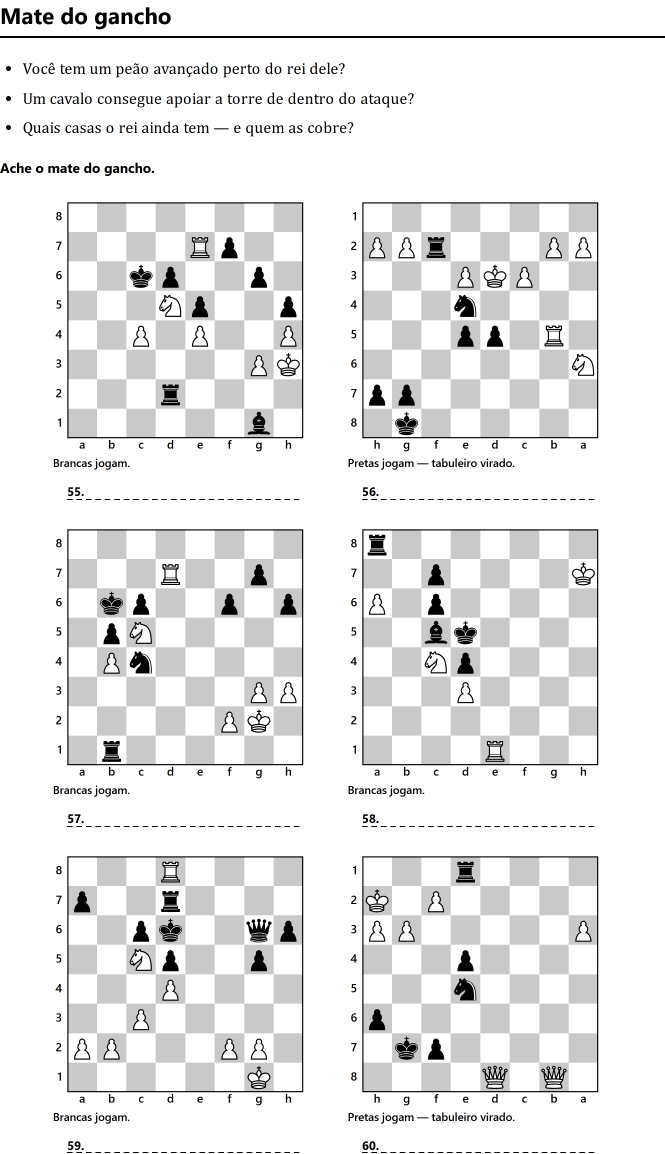
#> input picture .conferencia/mista.png, 1995 x 3462 px (shown at 1/3 size)
$ python professor.py ../.conferencia/mista.png
#> lines starting #> are read from the running program, lines starting #| are printed output that depends on the picture; after the words box and inside, x2 and y2 are one past the last pixel; in counts of white or black regions, pixels touching at a corner belong together
#> in main, original is the input picture: PIL image 1995x3462 RGB; mean R, G, B 233.8, 233.8, 233.8
#| origem: mista.png, 1995×3462, RGB
"""O retrato do professor, a partir do PNG original.

    python scripts/professor.py "C:/Users/Lenovo/Downloads/Untitled design.png"

## Por que existe um script, e por que ele é Python

Este é o **primeiro asset de imagem versionado do projeto** — até 8/9/2026 não
havia nenhum PNG, JPG ou avatar em lugar nenhum. Um raster que entra no
repositório sem o caminho de volta é um arquivo que ninguém consegue regerar
quando a arte mudar; então o caminho de volta é este arquivo, e ele é Python
porque o Pillow é a ferramenta de recorte que já existe nesta máquina.

Ele **não** roda em `npm run`, e é de propósito: nada do site depende dele em
tempo de build. É ferramenta de mão, executada quando a arte muda.

## Um busto solto, e não uma cabeça num balãozinho

A primeira versão recortava um quadrado do rosto e o punha num círculo com aro
e fundo próprio. Foi recusada na tela, e a recusa está certa: o círculo tem
outra cor que a do painel, o aro desenha um contorno, e o resultado lê como
**uma foto colada** em vez de alguém que está ali.

O molde é o treinador do chess.com, visto na aula "Espetos": ele aparece
**inteiro dentro do quadro** — cabeça, pescoço e o começo do tronco —, sem
moldura, sem disco de fundo e sem aro. O que faz o desenho pertencer à cena é
justamente não ter borda nenhuma: o alfa encosta direto no painel.

## A troca de arte em 9/9/2026, e o recorte que finalmente mostra o terno

A segunda arte (`Untitled design.png`, 1020×1611) é uma ilustração vetorial já
pensada como avatar de busto — terno cinza, camisa, gravata e um broche teal do
clube na lapela —, e não uma foto de corpo inteiro como a primeira. O fundo
branco sai do mesmo jeito (componente conexo, ver abaixo).

**A figura não encosta em borda lateral nenhuma**, diferente da primeira arte.
Medida linha a linha: a cabeça começa em y=124, o pescoço afunila em y≈924
(373 px de largura), o paletó abre e chega ao **pico de 957 px em y=1150**,
depois estreita de volta até uma ponta em y≈1446 — um fecho decorativo sem
conteúdo anatômico. O broche do clube fica em `x 706..765, y 1236..1327`.

### O defeito que este recorte veio corrigir

O corte anterior era `(31, 124, 1014, 1150)` com rampa de alfa de 0,12. Ele
continha o começo do paletó, mas **a rampa começava exatamente onde o terno
começava**: medido no WebP que ele gerava, o alfa máximo era 0,85 em y≈1052 e
0,36 em y≈1106. O terno estava lá e não aparecia. Na miniatura de 112 px o
resultado era uma cabeça flutuando sobre um véu claro.

### Por que a largura é 760, e por que o pé desce até o fim da figura

Ir mais fundo com a largura cheia (`31..1014`) é a armadilha: com papel sobrando
dos dois lados na altura do ombro, a silhueta **incha e volta a estreitar dentro
do quadro**, e a 112 px isso vira uma mancha triangular tipo capa.

O que resolve é **estreitar o quadro** até o paletó sair pelas laterais. Em
`x 140..900` o pico de y=1150 (que vai de x=44 a x=1000) é cortado com folga nos
dois lados, e o cinza atravessa a moldura em vez de fechar dentro dela — o corpo
lê como "continua fora do quadro", que é o que o treinador do chess.com faz. É o
mesmo motivo de o alfa encostar no painel: o que integra a figura à cena é ela
não ter contorno próprio. De quebra, quadro estreito é figura ampliada: a cabeça
sai com 88 px de largura contra os 73 que um recorte de 920 daria.

**E o pé desce até y=1450, que é abaixo da ponta em que a figura acaba
sozinha (y≈1446).** Um recorte que para antes disso precisa de rampa de alfa
para o corte não virar linha, e uma rampa larga o bastante para funcionar
**clareia o terno** — ver `DISSOLVE`, e a razão inteira está lá. Descendo até o
fim não há corte no desenho e não há nada a disfarçar.

O corte final é `(140, 112, 900, 1450)`, 760×1338 — retrato, razão 0,57, que a
112 px de largura dá **197 px de altura**. Nele o paletó tem cinza cheio até
embaixo, a lapela em V e o colarinho branco dão estrutura, e o broche teal lê
como ponto de cor.

## O pin do clube, e o que ele não entrega

O broche na lapela é, medido: um cavalo em mosaico de quadradinhos teal (~81 px
de largura na arte, uns 10 ladrilhos de 7 a 9 px) e, abaixo dele, uma tarja com
o wordmark **"Clube de Xadrez"** em serifa versalete.

**O wordmark não é legível, e não há recorte que resolva.** A altura de
caixa-alta dele é ~8,6 px na arte-mãe e o traço fino da serifa fica **abaixo de
1,5 px** — abaixo de 1,5 px o traço não sobrevive à rasterização: vira cinza, e
não linha. A arte é raster, não vetor, então ampliar não recupera o que não foi
escrito. Os patamares, medidos:

| Largura do pin na tela | O que o aluno vê |
| --- | --- |
| ~28 px (é o do painel, a 112 px) | "uma peça de xadrez azul" |
| ~45–60 px | reconhece que é um **cavalo** |
| ~95 px (a arte em 1:1, o teto) | o mosaico, e uma tarja escura texturizada |
| ~130–150 px | só aqui ele **leria** "Clube de Xadrez" — e não existe |

Por isso `professor-inteiro-v1.webp` sai em resolução **nativa** (983×1346) e
sem reamostragem: é literalmente tudo o que a arte tem. Conferido na tela, num
navegador de 1440×900 o pin fica com **31 px** — o cavalo se reconhece, a
plaquinha lê como borrão claro. Para o texto ser lido seria preciso outra coisa
— uma exportação da arte em resolução maior, ou o logotipo do clube entrando
como elemento próprio (ele existe em 4149×4160, fora do repositório).

## O fundo, e a armadilha do limiar

O original tem fundo **branco puro**, sólido, sem canal alfa. Sobre o papel do
site (`#ebf0ec`, um cinza esverdeado) um retângulo branco puro apareceria como
a mancha mais clara da tela inteira. Ele tem de sair.

**O recorte não pode ser por limiar global de branco.** A esclera dos olhos, o
brilho dos dentes e o branco da gravata também passam de 235 em todos os
canais: um limiar simples **fura os olhos** do desenho. Por isso o fundo é
achado por **componente conexo** — o branco que encosta na borda da imagem é
fundo; o branco cercado de traço escuro é olho, dente ou detalhe do desenho, e
fica. O script imprime quantas ilhas brancas internas preservou, que é a prova
de que os olhos sobreviveram.

A borda vetorial é limpa e o cabelo é massa sólida, sem fios soltos: o contorno
é complexo em forma e trivial em opacidade. Uma faixa de 2 px junto ao fundo
recebe alfa proporcional (o serrilhado do original) e tem a cor
"descontaminada" do branco que a compunha — sem isso, o retrato ganharia uma
auréola clara no dia em que o tema escuro voltar.

## O arquivo

`public/professor-v3.webp`, 360 px de largura — o dobro da maior exibição
(~180 px, no painel de fim). Ao lado do comentário ele aparece com ~112 px, que
é a escala em que o treinador do chess.com aparece na aula deles.

O nome carrega a versão porque é a doutrina de cache do `next.config.ts`
(`immutable`, um ano): **trocar os bytes exige trocar o nome.**

**E o número pulou o 2 porque a doutrina foi violada e cobrou na hora.** Durante
esta troca de arte o `-v2` foi gerado três vezes com recortes diferentes e o
mesmo nome; o navegador continuou servindo os primeiros bytes, e o retrato com o
véu que já tinha sido corrigido continuava na tela — inclusive medido: o `<img>`
anunciava a razão nova (360×634) e o layout usava a antiga (360×498), porque
`h-auto` segue o bitmap carregado, não o atributo. O `-v2` está queimado nos
caches que o viram. Regra prática para a próxima arte: **um número novo por
tentativa que chega ao navegador**, não um por arte.
"""

import sys
from pathlib import Path

import numpy as np
from PIL import Image
from scipy import ndimage

RAIZ = Path(__file__).resolve().parent.parent
SAIDA = RAIZ / "public"

# Um pixel é "quase branco" quando o canal mais escuro dele passa disto. 248
# deixa de fora o tom de pele mais claro do desenho com folga, e ainda pega o
# serrilhado do fundo.
LIMIAR = 248
# A faixa junto ao fundo que ganha alfa proporcional, em pixels.
SUAVIZACAO = 2
# O busto: o recorte escolhido na folha de contato — ver "A troca de arte em
# 9/9/2026" acima. Cada um destes quatro números foi medido na arte, e a largura
# estreita (760, contra os 959 que a figura chega a ocupar) é o que corta o
# paletó nas laterais em vez de deixá-lo fechar dentro do quadro.
BUSTO = (140, 112, 900, 1450)
# Quanto da altura do busto dissolve no pé. **Zero, e isso é uma correção.**
#
# A rampa existia para o corte de baixo não terminar em linha reta, e na arte
# antiga — em que o corte caía no meio de uma faixa larga de paletó — ela era o
# certo. Neste recorte ela virou o defeito: sobre o papel claro, baixar o alfa
# do cinza do terno **clareia** o cinza, e o Doug leu na tela exatamente isso,
# "uma camada branca por cima do terno, como se estivesse fadeaway". Não era
# ilusão nem banda de Mach: é o que a rampa faz, e neste corte ela come o terno
# inteiro em vez de só a borda.
#
# O que a substitui não é uma rampa melhor — é um corte que não precisa de
# rampa. `BUSTO` desce até y=1450, que é **abaixo da ponta em que a figura
# termina sozinha** (y≈1446): não há corte no desenho, então não há linha para
# disfarçar. A constante fica, com valor 0, porque é o parâmetro que documenta a
# decisão; `dissolver_o_pe` devolve a imagem intacta quando ela é zero.
DISSOLVE = 0.0
LARGURA = 360
# O retrato de perto, que o aluno abre clicando no professor. Sai na resolução
# NATIVA, sem reamostrar nada — ver "O pin do clube, e o que ele não entrega".
#
# **E o recorte é OUTRO: a figura inteira, sem cortar ombro nenhum.** O do
# painel é estreito de propósito, para o paletó sair pelas laterais e não virar
# mancha de capa a 112 px. Solto dentro de um cartão de diálogo, esse mesmo
# corte lê como defeito: a figura encosta na borda e o ombro parece decepado.
#
# Trocar de recorte **não custa nada ao pin**, e isso é aritmética, não gosto: o
# pin na tela vale `59 × altura_exibida / altura_do_recorte`, e a largura não
# entra na conta. 1338 px de recorte estreito dão 31,0 px de pin a 702 px de
# altura; 1346 px de figura inteira dão 30,8. A diferença é meio pixel.
#
# A caixa é a da figura (`x 43..1002`, `y 124..1446`, medida) com 12 px de
# margem em volta — inclusive em cima, diferente do recorte do painel, onde a
# cabeça encosta no topo.
INTEIRO = (31, 112, 1014, 1458)


def sem_fundo(imagem: Image.Image) -> Image.Image:
    """O PNG com alfa, com o branco de fora removido e os brancos de dentro não."""
    rgb = np.asarray(imagem.convert("RGB")).astype(np.int16)
    canal_mais_escuro = rgb.min(axis=2)
    quase_branco = canal_mais_escuro >= LIMIAR
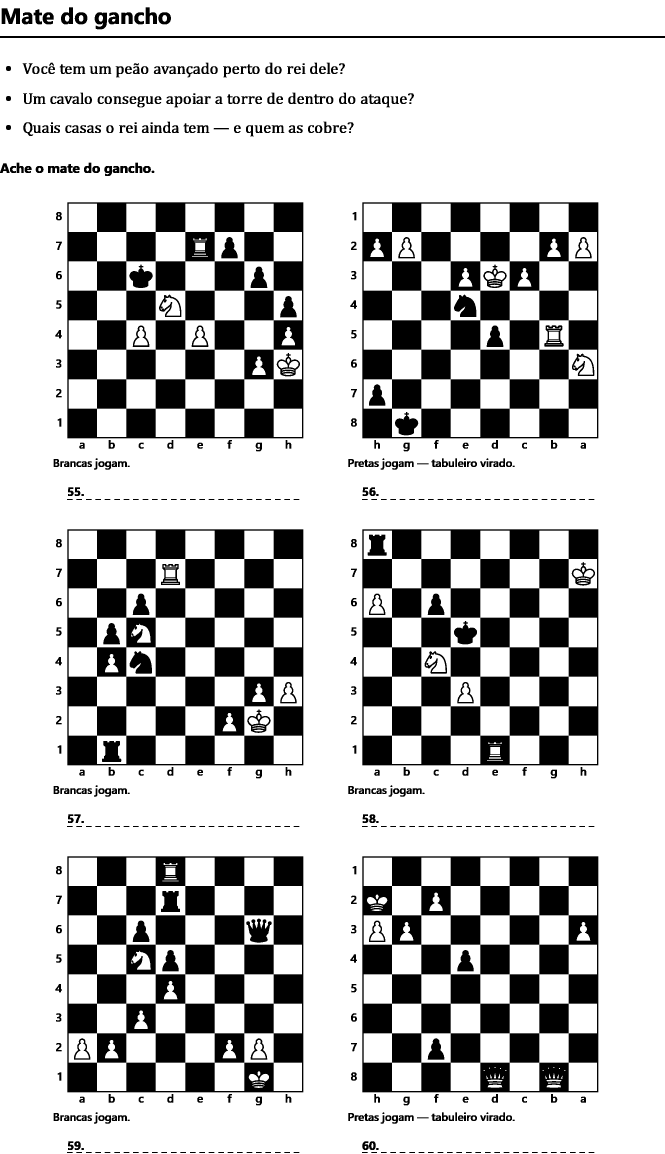
#> quase_branco: shape (3462, 1995) bool (shown at 1/3 size); 75.4% white; 577 black regions, largest, box (x1, y1, x2, y2) and area: (1087, 1588, 1795, 2296) 255168, (202, 607, 910, 1315) 252753, (1087, 607, 1795, 1315) 251401

    # Componentes conexos do branco. O que encosta na borda da imagem é fundo;
    # o resto é olho, dente ou brilho, e fica opaco.
    rotulos, quantos = ndimage.label(quase_branco)
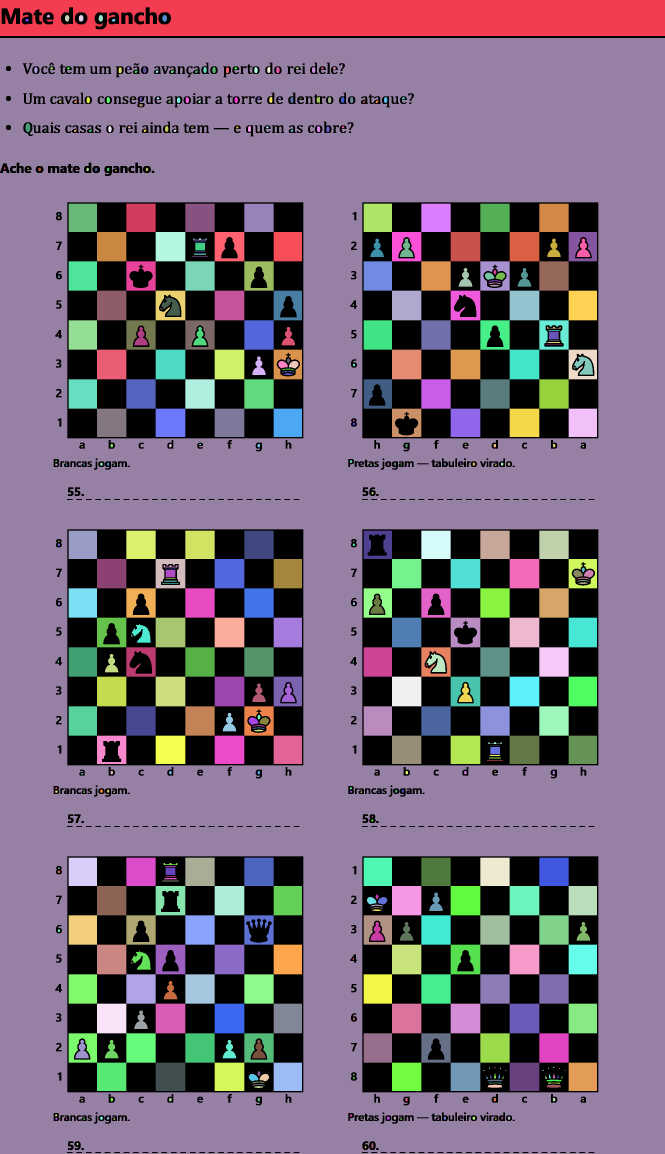
#> rotulos: shape (3462, 1995) int32 (shown at 1/3 size); 543 distinct labels, from 0 to 542; one colour per label, 0 black
#> quantos = 542
    da_borda = set(rotulos[0, :]) | set(rotulos[-1, :]) | set(rotulos[:, 0]) | set(rotulos[:, -1])
#> da_borda = 3 items
    da_borda.discard(0)
    fundo = np.isin(rotulos, list(da_borda))
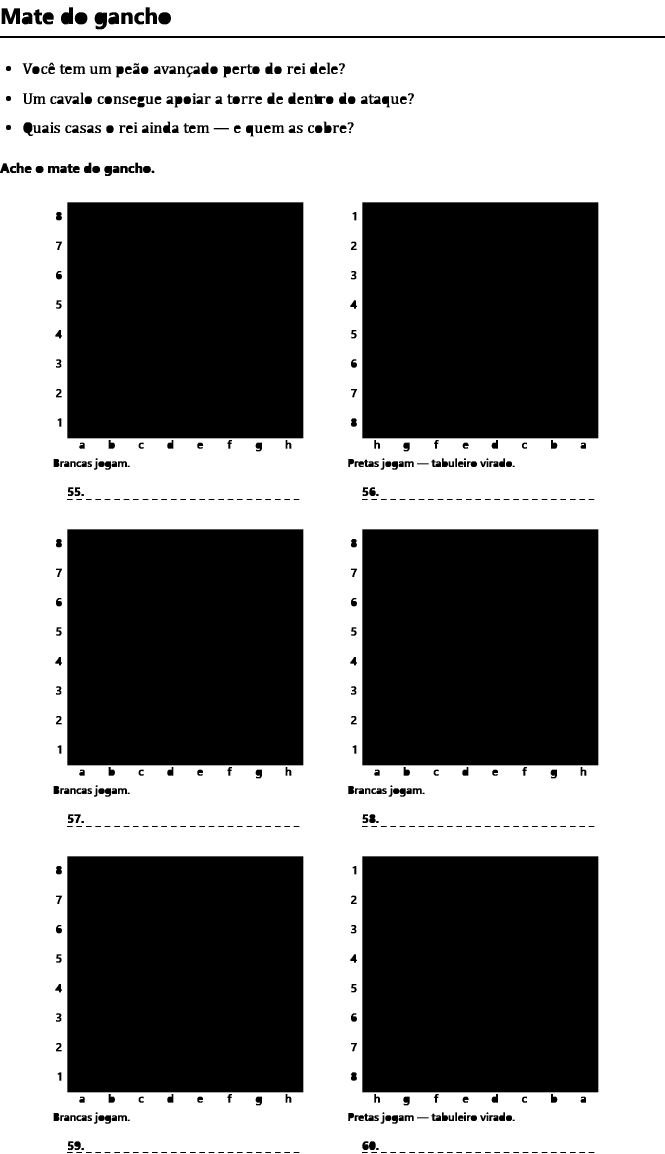
#> fundo: shape (3462, 1995) bool (shown at 1/3 size); 54.6% white; 537 black regions, largest, box (x1, y1, x2, y2) and area: (202, 607, 910, 1315) 501264, (1087, 607, 1795, 1315) 501264, (202, 1588, 910, 2296) 501264

    internas = quantos - len(da_borda)
#> internas = 540
    print(f"  ilhas brancas: {quantos} no total, {len(da_borda)} de fundo, {internas} preservadas")
#|   ilhas brancas: 542 no total, 2 de fundo, 540 preservadas
    print(f"  fundo removido: {100 * fundo.mean():.1f}% da área")
#|   fundo removido: 54.6% da área

    alfa = np.where(fundo, 0.0, 1.0)

    # A faixa de serrilhado: alfa proporcional a quão longe do branco o pixel
    # está. Um pixel de fundo puro dá 0; um a 24 níveis de distância dá 1.
    perto = ndimage.binary_dilation(fundo, iterations=SUAVIZACAO) & ~fundo
#> perto: shape (3462, 1995) bool; 1.6% white in thin lines or dots
    rampa = np.clip((LIMIAR - canal_mais_escuro) / 24.0, 0.0, 1.0)
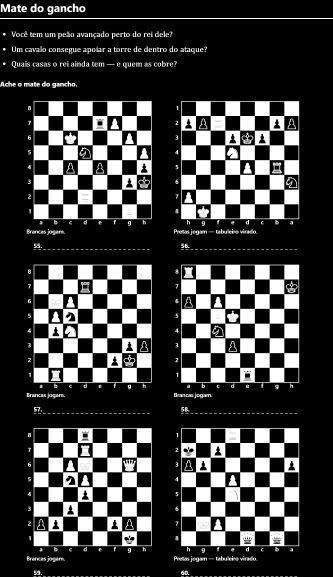
#> rampa: shape (3462, 1995) float64 (shown at 1/6 size); min 0, max 1, mean 0.245
    alfa = np.where(perto, rampa, alfa)
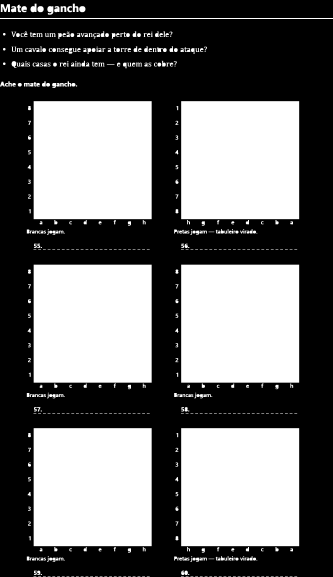
#> alfa: shape (3462, 1995) float64 (shown at 1/6 size); min 0, max 1, mean 0.454

    # Descontaminação: o pixel da faixa é uma mistura da cor real com o branco
    # do fundo. Desfazer a mistura é o que impede a auréola clara sobre
    # superfície escura. `C = (Cobs - (1-a)*255) / a`, com o alfa baixo demais
    # deixado como está (ali a cor não é vista de qualquer jeito).
    limpo = rgb.astype(np.float64)
    vale = perto & (alfa > 0.15)
#> vale: shape (3462, 1995) bool; 1.6% white in thin lines or dots
    a3 = alfa[..., None]
    limpo = np.where(vale[..., None], (limpo - (1 - a3) * 255.0) / np.maximum(a3, 1e-6), limpo)

    rgba = np.dstack([np.clip(limpo, 0, 255), alfa * 255.0]).astype(np.uint8)
    return Image.fromarray(rgba, "RGBA")


def dissolver_o_pe(imagem: Image.Image, fracao: float) -> Image.Image:
    """Uma rampa de alfa no pé, para um corte de ombro não terminar em linha reta.

    **Hoje `DISSOLVE` é 0 e esta função é passagem** — o recorte atual desce
    abaixo da ponta em que a figura acaba sozinha, então não há corte a
    disfarçar. Ela fica porque o parâmetro é o que documenta a escolha, e porque
    uma arte futura que corte no meio do tronco vai precisar dela de novo.

    Quando ligada, a rampa é `smoothstep` e não uma reta: uma reta tem
    inclinação zero acima e −1/n dentro, e o degrau de inclinação no pixel em
    que ela começa é lido como borda. `1 − (3t² − 2t³)` entra e sai com
    inclinação zero.

    O aviso, para quem for religá-la: **sobre papel claro, baixar o alfa de uma
    superfície escura clareia a superfície.** Numa faixa larga de tecido isso não
    lê como dissolver, lê como véu branco por cima. Rampa serve para desmanchar
    uma *borda*, não um *terço da figura*.
    """
    if fracao <= 0:
        return imagem
    dados = np.asarray(imagem).astype(np.float64).copy()
    altura = dados.shape[0]
    quantas = max(1, int(round(altura * fracao)))
    t = np.linspace(0.0, 1.0, quantas)
    rampa = (1.0 - (3 * t**2 - 2 * t**3))[:, None]
    # Aplicada sobre o alfa que já existe — o contorno do desenho continua
    # mandando onde há figura.
    dados[altura - quantas :, :, 3] *= rampa
    return Image.fromarray(dados.astype(np.uint8), "RGBA")


def main() -> None:
    # O console do Windows abre em cp1252, e o relatório tem seta e multiplicação.
    sys.stdout.reconfigure(encoding="utf-8")
    origem = Path(sys.argv[1] if len(sys.argv) > 1 else RAIZ / "prof Douglas.png")
    if not origem.exists():
        sys.exit(f"não achei a arte de origem em {origem}")

    original = Image.open(origem)
    print(f"origem: {origem.name}, {original.size[0]}×{original.size[1]}, {original.mode}")
    cheio = sem_fundo(original)

    busto = cheio.crop(BUSTO)
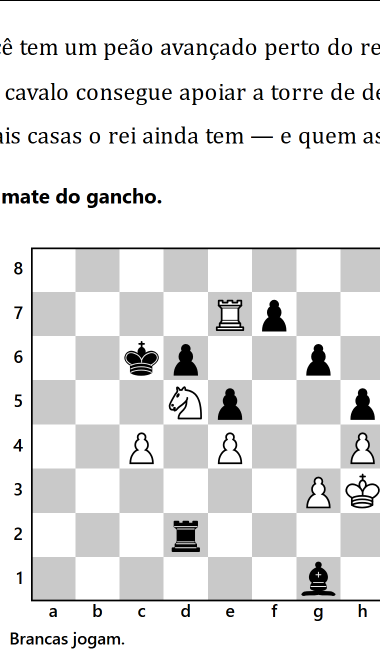
#> busto: PIL image 760x1338 RGBA (shown at 1/2 size); mean R, G, B, A 228.6, 228.6, 228.6, 134; transparent parts drawn white
    print(f"  busto: {busto.size[0]}×{busto.size[1]} a partir de ({BUSTO[0]}, {BUSTO[1]})")
#|   busto: 760×1338 a partir de (140, 112)
    busto = dissolver_o_pe(busto, DISSOLVE)

    # O de perto é a figura inteira, em resolução nativa, e sai do `cheio` — não
    # do busto: ele tem outro recorte e não leva a rampa do pé.
    perto = cheio.crop(INTEIRO)
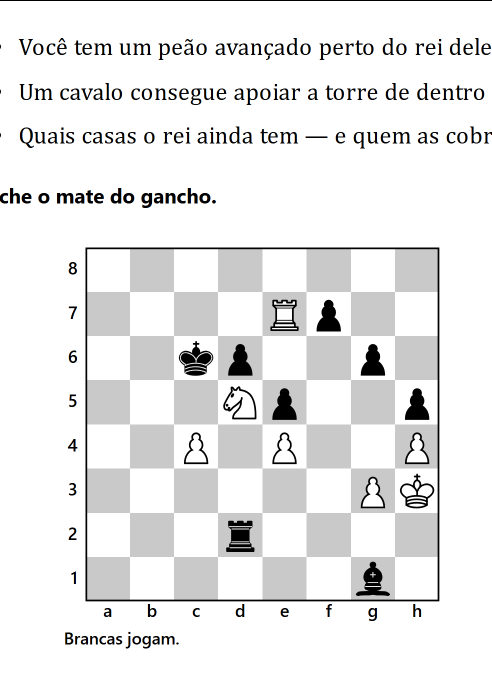
#> perto: PIL image 983x1346 RGBA (shown at 1/2 size); mean R, G, B, A 233, 233, 233, 106.2; transparent parts drawn white
    caminho_perto = SAIDA / "professor-inteiro-v1.webp"
    perto.save(caminho_perto, "WEBP", quality=94, method=6, exact=False)
#> (the run stopped early here; a loop or call above may not have finished)
